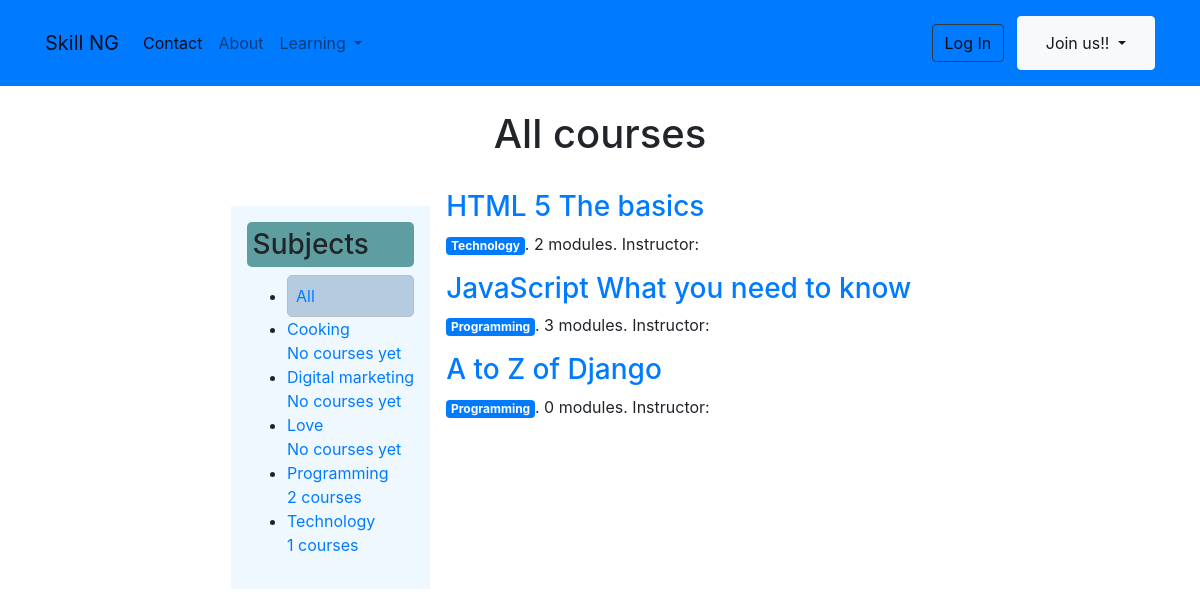
Before: / with the older database file.
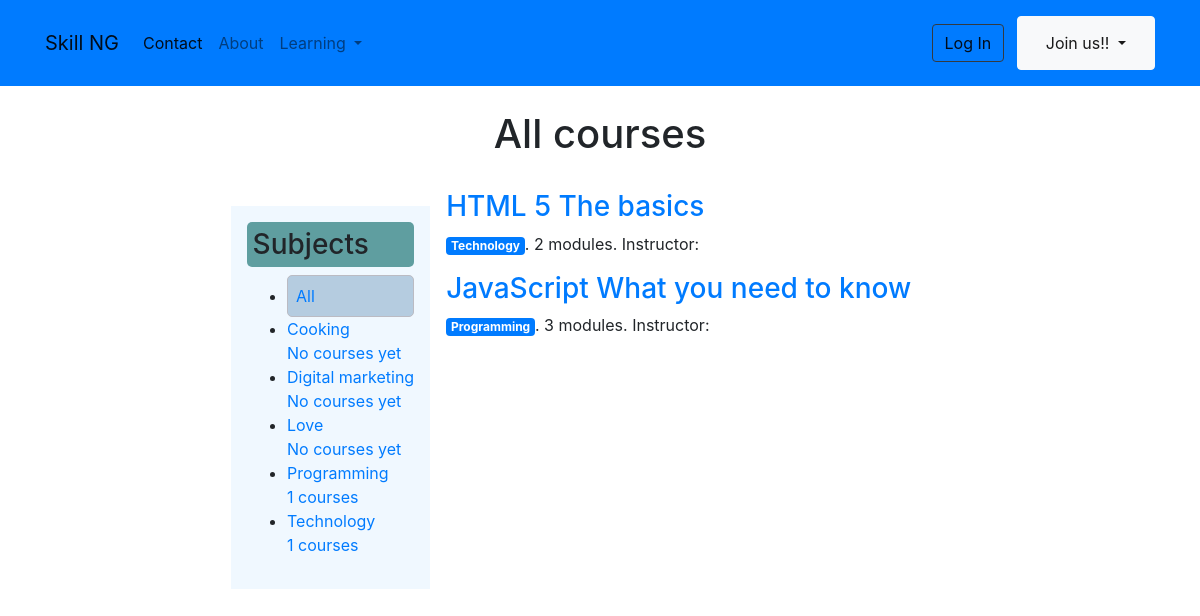
After: the same page with the newer database file.
### courses/models.py (models this page shows, shortened)
class Subject(models.Model):
    title=models.CharField(max_length=200)
    slug=models.SlugField(max_length=200, unique=True)
    class Meta:
        ordering=['title']
    def __str__(self):
        return self.title

class Course(models.Model):
    owner= models.ForeignKey(User, on_delete=models.CASCADE)
    subject=models.ForeignKey(Subject, on_delete=models.CASCADE, related_name='courses')
    title=models.CharField(max_length=200)
    slug=models.SlugField(max_length=200, unique=True)
    overview= models.TextField()
    created= models.DateTimeField(auto_now_add=True)
    students = models.ManyToManyField(User, related_name='courses_joined', blank=True)
    class Meta:
        ordering=['-created']

### courses/views.py (the view)
# urls.py: path('', CourseListView.as_view(), name='course_list'),
class CourseListView(TemplateResponseMixin, View):
    model = Course
    template_name = 'course/list.html'
    def get(self, request, subject=None):
        subjects = Subject.objects.annotate(total_courses=Count('courses'))
        courses = Course.objects.annotate(total_modules=Count('modules'))
        if subject:
            subject = get_object_or_404(Subject, slug=subject)
            courses = courses.filter(subject=subject)
        return self.render_to_response({'subjects': subjects, 'subject': subject, 'courses': courses})

### courses/templates/course/list.html (shortened to what this page needs)
{% extends "base.html" %}
{% block content %}
<div class="container offset-2 col-md-8">
    <div class="page-title">
    <h1>
        {% if subject %}
            {{ subject.title }} courses
        {% else %}
            All courses
        {% endif %}
    </h1>
    </div>
    <div class='main'>
    <aside class="module-side">
    <div class="contents">
        <h3>Subjects</h3>
        <ul id="modules">
            <li {% if not subject %} class="selected" {% endif %}>
            <a href="{% url 'course_list' %}">All</a>
            </li>
            {% for s in subjects %}
                <li
                {% if subject == s %} class="selected"{% endif %}>
                <a href="{% url 'course_list_subject' s.slug %}">
                {{ s.title }}
                <br><span>{%if s.total_courses == 0 %}No courses yet{%else%}{{ s.total_courses }} courses{%endif%}</span>
                </a>
                </li>
            {% endfor %}
        </ul>
    </div>
    </aside>
    <div class="module">
        {% for course in courses %}
            {% with subject=course.subject %}
                <h3>
                <a  href="{% url 'course_detail' course.slug %}">
                {{ course.title }}
                </a>
                </h3>
                <p>
                <a class='badge badge-primary' href="{% url 'course_list_subject' subject.slug %}">{{subject }}</a>.
                {{ course.total_modules }} modules.
                Instructor: {{ course.owner.get_full_name }}
                </p>
            {% endwith %}
        {% endfor %}
    </div>
</div>
</div>
{% endblock %}

Changed rows visible on the page:
removed Course: title "A to Z of Django", subject "Programming", total_modules "0"
computed for Subject "Programming": total_courses "2" → "1"
